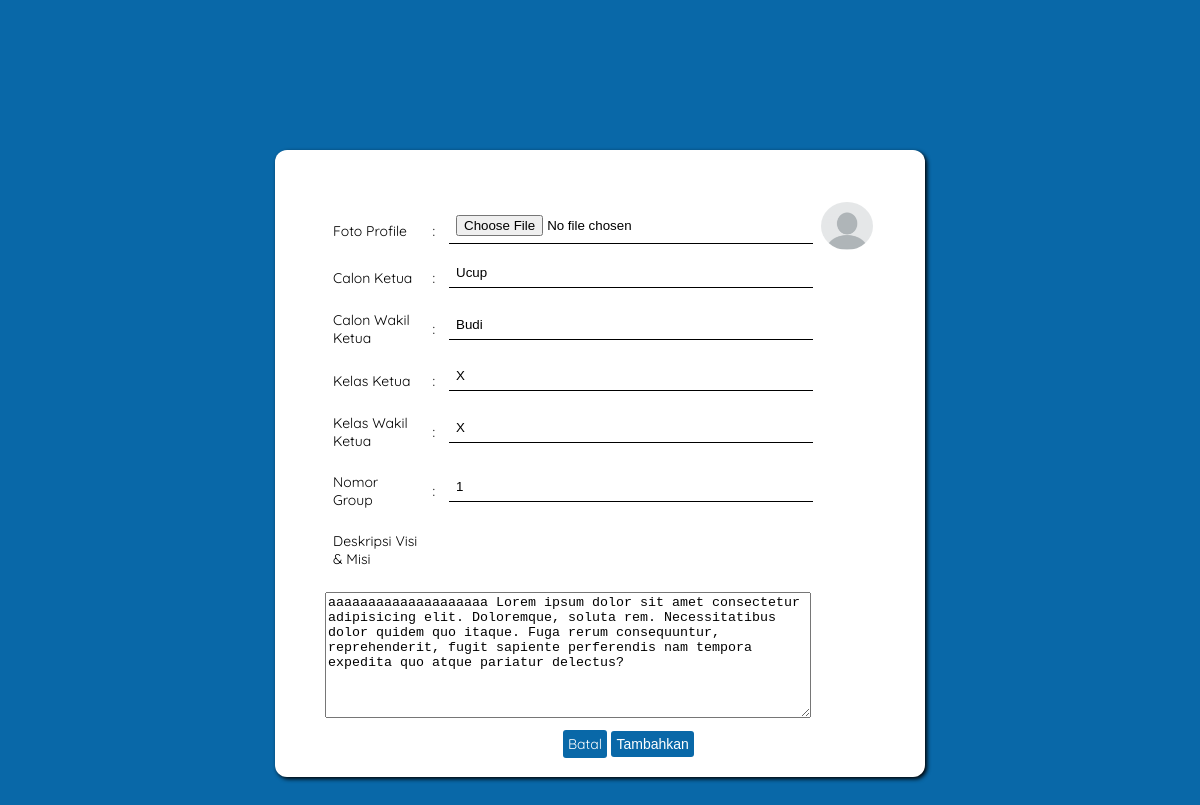
Page /crud-kandidat/formedit.php?id=1 (signed in) on the committed database.
### tables this page shows
CREATE TABLE `kandidat` (
  `id_kandidat` int(11) NOT NULL,
  `nama_ketos` varchar(30) DEFAULT NULL,
  `nama_waketos` varchar(30) DEFAULT NULL,
  `kelas_ketos` varchar(12) DEFAULT NULL,
  `kelas_waketos` varchar(12) DEFAULT NULL,
  `profile` varchar(255) DEFAULT NULL,
  `visi_misi` text DEFAULT NULL,
  `no_grup` varchar(10) DEFAULT NULL,
  `status` varchar(5) DEFAULT NULL
);

### crud-kandidat/formedit.php (the view, shortened to what this page needs)
<?php
include '../koneksi.php';
$id = $_GET['id'];
$sql = "SELECT * FROM kandidat WHERE id_kandidat='$id'";
$query = mysqli_query($koneksi, $sql);
$kndt = mysqli_fetch_array($query);
?>
<!DOCTYPE html>
<html lang="en">
<head>
</head>
<body>
<form action="" method="POST" enctype="multipart/form-data">
        <table cellpadding="6">
            <tr>
                <td class="nama ketos">Foto Profile</td>
                <td class="nama semcol1">:</td>
                <td><input class="in" type="file" name="profile"></td>
                <td class="img"></td>
            </tr>
            <tr>
                <td class="nama ketos">Calon Ketua</td>
                <td class="nama semcol1">:</td>
                <td><input class="in" type="text" name="nama_ketos" value="<?=$kndt['nama_ketos'] ?>"></td>
            </tr>
            <tr>
                <td class="nama waketos">Calon Wakil Ketua</td>
                <td class="nama semcol2">:</td>
                <td><input class="in" type="text" name="nama_waketos" value="<?=$kndt['nama_waketos'] ?>"></td>
            </tr>
            <tr>
                <td class="nama waketos">Kelas Ketua</td>
                <td class="nama semcol2">:</td>
                <td><input class="in" type="text" name="kelas_ketos" value="<?=$kndt['kelas_ketos'] ?>"></td>
            </tr>
            <tr>
                <td class="nama waketos">Kelas Wakil Ketua</td>
                <td class="nama semcol2">:</td>
                <td><input class="in" type="text" name="kelas_waketos" value="<?=$kndt['kelas_waketos'] ?>"></td>
            </tr>
            <tr>
                <td class="nama group">Nomor Group</td>
                <td class="nama semcol3">:</td>
                <td><input class="in" type="text" name="no_grup" value="<?=$kndt['no_grup'] ?>"></td>
            </tr>
            <tr>
                <td class="nama Group">Deskripsi Visi & Misi</td>
            </tr>
        </table>
        <textarea cols="50" rows="10" name="visi_misi" placeholder="masukan Visi & Misi kamu!"><?=$kndt['visi_misi'] ?></textarea>
        <div class="btn">
            <a href="../dashboard.php" class="bat">Batal</a>
            <input type="submit" name="simpan" class="buat" value="Tambahkan">
        </div>
    </form>
</body>
</html>

### rows in the picture
kandidat: nama_ketos "Ucup", nama_waketos "Budi", kelas_ketos "X", kelas_waketos "X", no_grup "1", visi_misi "aaaaaaaaaaaaaaaaaaaa Lorem ipsum dolor sit amet consectetur adipisicing elit. Doloremque, soluta rem. Necessitatibus dolor quidem quo itaque. Fuga rerum consequuntur, reprehenderit, fugit sapiente perferendis nam tempora expedita quo atque pariatur delectus?"
